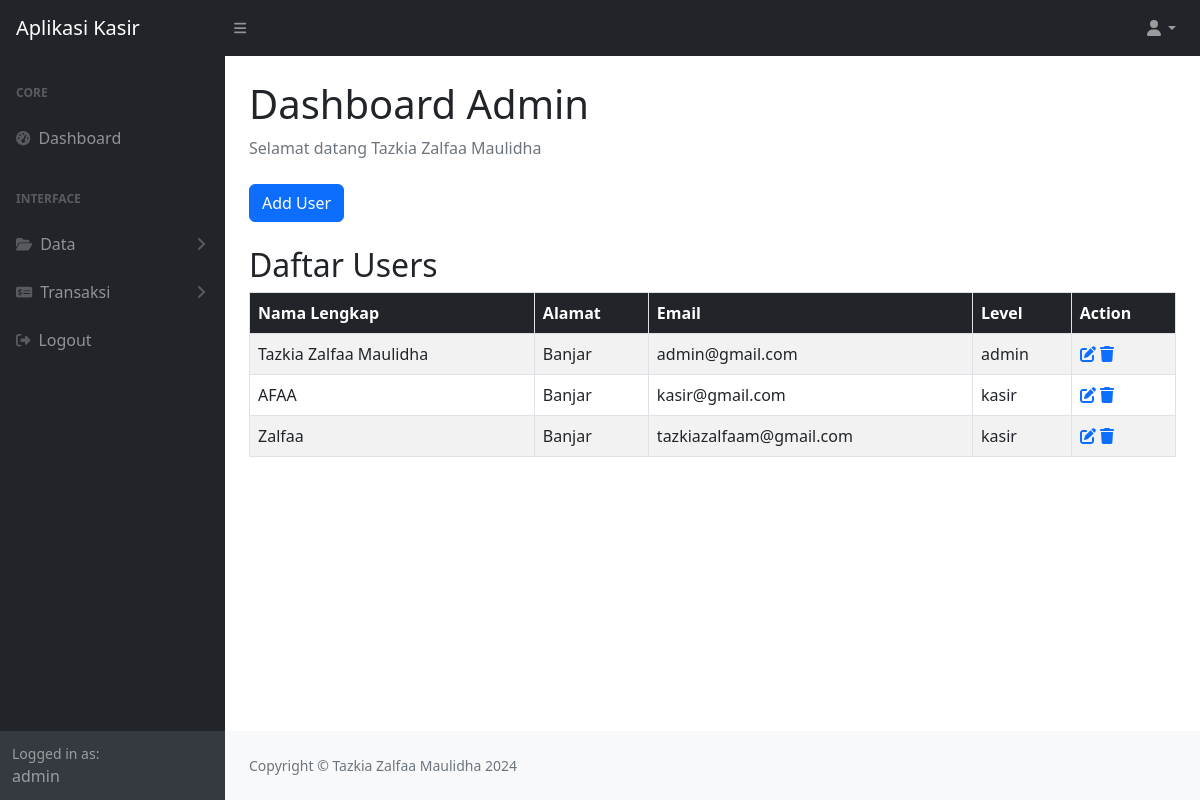
The page /data_user.php (signed in) on the database its author committed.
### tables this page shows
CREATE TABLE `users` (
  `user_id` int(11) NOT NULL,
  `toko_id` int(11) DEFAULT NULL,
  `username` varchar(50) NOT NULL,
  `password` varchar(255) NOT NULL,
  `email` varchar(50) NOT NULL,
  `nama_lengkap` varchar(50) NOT NULL,
  `alamat` varchar(100) DEFAULT NULL,
  `access_level` varchar(50) NOT NULL,
  `created_at` timestamp NOT NULL DEFAULT current_timestamp()
);

### data_user.php (the view, shortened to what this page needs)
<?php
require 'functions.php';
$query = "SELECT user_id,nama_lengkap, alamat, email,access_level FROM users";
$result = mysqli_query($conn, $query);
?>
<!DOCTYPE html>
<html lang="en">
    <head>
        <link href="https://cdn.jsdelivr.net/npm/simple-datatables@7.1.2/dist/style.min.css" rel="stylesheet" />
        <link href="css/styles.css" rel="stylesheet" />
    </head>
    <body class="sb-nav-fixed">
    <nav class="sb-topnav navbar navbar-expand navbar-dark bg-dark">
        <a class="navbar-brand ps-3" href="#">Aplikasi Kasir</a>
        <button class="btn btn-link btn-sm order-1 order-lg-0 me-4 me-lg-0" id="sidebarToggle" href="#!"><i class="fas fa-bars"></i></button>
       <ul class="navbar-nav ms-auto me-0 me-md-3 my-2 my-md-0">
            <li class="nav-item dropdown">
                <a class="nav-link dropdown-toggle" id="navbarDropdown" href="#" role="button" data-bs-toggle="dropdown" aria-expanded="false"><i class="fas fa-user fa-fw"></i></a>
            </li>
        </ul>
    </nav>
        <div id="layoutSidenav">
            <div id="layoutSidenav_nav">
                <nav class="sb-sidenav accordion sb-sidenav-dark" id="sidenavAccordion">
                    <div class="sb-sidenav-menu">
                        <div class="nav">
                            <div class="sb-sidenav-menu-heading">Core</div>
                            <a class="nav-link" href="index.php">
                                <div class="sb-nav-link-icon"><i class="fas fa-tachometer-alt"></i></div>
                                Dashboard
                            </a>
                            <div class="sb-sidenav-menu-heading">Interface</div>
                            <a class="nav-link collapsed" href="#" data-bs-toggle="collapse" data-bs-target="#collapseLayouts" aria-expanded="false" aria-controls="collapseLayouts">
                            <div class="sb-nav-link-icon"><i class='fas fa-folder-open'></i></div>
                                Data
                                <div class="sb-sidenav-collapse-arrow"><i class="fas fa-angle-down"></i></div>
                            </a>
                            <a class="nav-link collapsed" href="#" data-bs-toggle="collapse" data-bs-target="#collapsePages" aria-expanded="false" aria-controls="collapsePages">
                            <div class="sb-nav-link-icon"><i class='fas fa-money-check-alt'></i></div>
                            Transaksi
                            <div class="sb-sidenav-collapse-arrow"><i class="fas fa-angle-down"></i></div>
                        </a>
                            <a class="nav-link" href="logout.php">
                                <div class="sb-nav-link-icon"><i class="fas fa-sign-out-alt"></i></div>
                                Logout
                            </a>
                        </div>
                    </div>
                    <div class="sb-sidenav-footer">
<div class="small">Logged in as:</div>
<?php
if (isset($_SESSION['username'])) {
    echo $_SESSION['username'];
} else {
    echo "Username tidak tersedia";
}
?>
                    </div>
                </nav>
            </div>
        <div id="layoutSidenav_content">
            <main>
                <div class="container-fluid px-4">
                    <h1 class="mt-4">Dashboard Admin</h1>
                    <ol class="breadcrumb mb-4">
                    <li class="breadcrumb-item active">Selamat datang
    <?php
    if (isset($_SESSION['nama_lengkap'])) {
        echo $_SESSION['nama_lengkap'];
    } else {
        echo "Nama lengkap tidak tersedia";
    }
    ?>
</li>
                    </ol>
                    <div class="row">
                        <div class="col-xl-3 col-md-6">
    <a href="register.php" class="btn btn-primary">Add User</a>
                        </div>
                    </div>
<div class="row mt-4">
    <div class="col-12">
        <h2>Daftar Users</h2>
        <table class="table table-striped table-bordered">
            <thead class="bg-dark text-white">
                <tr>
                    <th scope="col">Nama Lengkap</th>
                    <th scope="col">Alamat</th>
                    <th scope="col">Email</th>
                    <th scope="col">Level</th>
                    <th scope="col">Action</th>
                </tr>
            </thead>
            <tbody>
                <?php while ($row = mysqli_fetch_assoc($result)) : ?>
                    <tr>
                        <td><?php echo $row['nama_lengkap']; ?></td>
                        <td><?php echo $row['alamat']; ?></td>
                        <td><?php echo $row['email']; ?></td>
                        <td><?php echo $row['access_level']; ?></td>
                        <td>
                            <a href="#" data-bs-toggle="modal" data-bs-target="#editModal<?php echo $row['user_id']; ?>"><i class="fas fa-edit"></i></a>
                            <a href="#" onclick="confirmDelete(<?php echo $row['user_id']; ?>)"><i class="fas fa-trash"></i></a>
                        </td>
                    </tr>
                    </div>
                <?php endwhile; ?>
    </div>
</div>
            <footer class="py-4 bg-light mt-auto">
                <div class="container-fluid px-4">
                    <div class="d-flex align-items-center justify-content-between small">
                        <div class="text-muted">Copyright &copy; Tazkia Zalfaa Maulidha 2024</div>
                    </div>
                </div>
            </footer>
</body>
</html>

### rows shown on the page
users: nama_lengkap "Tazkia Zalfaa Maulidha", alamat "Banjar", email "admin@gmail.com", access_level "admin"
users: nama_lengkap "AFAA", alamat "Banjar", email "kasir@gmail.com", access_level "kasir"
users: nama_lengkap "Zalfaa", alamat "Banjar", email "tazkiazalfaam@gmail.com", access_level "kasir"

### other values the page prints
$_SESSION['username'] "admin"
$_SESSION['nama_lengkap'] "Tazkia Zalfaa Maulidha"
